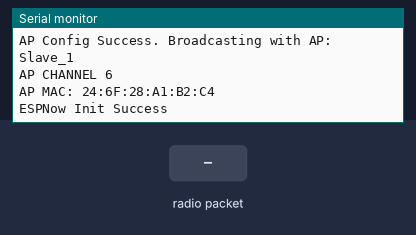
A sketch run on a simulated ESP32. Shown: the last lines printed to the serial monitor. The test bench sets the inputs (shaded band).

Above: at 1.2 s.
1.3 s: radio packet "set" arrives
At 2.5 s:
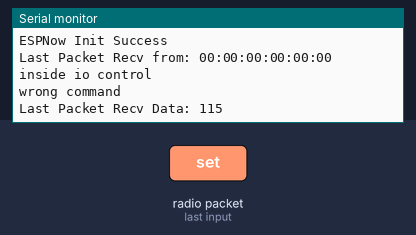
2.8 s: radio packet "1" arrives
At 3.8 s:
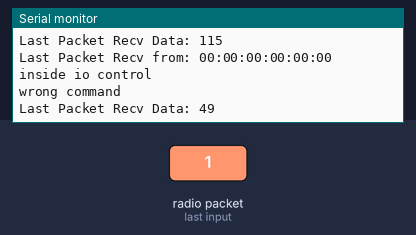

Measured:
- after the input at 1.3 s, the serial monitor: prints a new line at once (image 1)
- after the input at 2.8 s, the serial monitor: prints a new line at once (image 2)

The sketch:

custom_slave.ino
```cpp
/**
   ESPNOW - Basic communication - Slave
   Date: 26th September 2017
   Author: Arvind Ravulavaru <https://github.com/arvindr21>
   Purpose: ESPNow Communication between a Master ESP32 and a Slave ESP32
   Description: This sketch consists of the code for the Slave module.
   Resources: (A bit outdated)
   a. https://espressif.com/sites/default/files/documentation/esp-now_user_guide_en.pdf
   b. http://www.esploradores.com/practica-6-conexion-esp-now/

   << This Device Slave >>

   Flow: Master
   Step 1 : ESPNow Init on Master and set it in STA mode
   Step 2 : Start scanning for Slave ESP32 (we have added a prefix of `slave` to the SSID of slave for an easy setup)
   Step 3 : Once found, add Slave as peer
   Step 4 : Register for send callback
   Step 5 : Start Transmitting data from Master to Slave

   Flow: Slave
   Step 1 : ESPNow Init on Slave
   Step 2 : Update the SSID of Slave with a prefix of `slave`
   Step 3 : Set Slave in AP mode
   Step 4 : Register for receive callback and wait for data
   Step 5 : Once data arrives, print it in the serial monitor

   Note: Master and Slave have been defined to easily understand the setup.
         Based on the ESPNOW API, there is no concept of Master and Slave.
         Any devices can act as master or salve.
*/

#include <esp_now.h>
#include <WiFi.h>

#define CHANNEL 1

#define CONFIG_ESPNOW_ENABLE_LONG_RANGE 1

// Init ESP Now with fallback
void InitESPNow() {
  WiFi.disconnect();
  if (esp_now_init() == ESP_OK) {
    Serial.println("ESPNow Init Success");
  }
  else {
    Serial.println("ESPNow Init Failed");
    // Retry InitESPNow, add a counte and then restart?
    // InitESPNow();
    // or Simply Restart
    ESP.restart();
  }
}

// config AP SSID
void configDeviceAP() {
  const char *SSID = "Slave_1";
  bool result = WiFi.softAP(SSID, "Slave_1_Password", CHANNEL, 0);
  if (!result) {
    Serial.println("AP Config failed.");
  } else {
    Serial.println("AP Config Success. Broadcasting with AP: " + String(SSID));
    Serial.print("AP CHANNEL "); Serial.println(WiFi.channel());
  }
}

void setup() {
  Serial.begin(115200);
  Serial.println("ESPNow/Basic/Slave Example");
  //Set device in AP mode to begin with
  WiFi.mode(WIFI_AP);
  // configure device AP mode
  configDeviceAP();
  // This is the mac address of the Slave in AP Mode
  Serial.print("AP MAC: "); Serial.println(WiFi.softAPmacAddress());
  // Init ESPNow with a fallback logic
  InitESPNow();
  // Once ESPNow is successfully Init, we will register for recv CB to
  // get recv packer info.
  esp_now_register_recv_cb(OnDataRecv);
}

// callback when data is recv from Master
void OnDataRecv(const uint8_t *mac_addr, const uint8_t *data, int data_len) {
  char macStr[18];
  snprintf(macStr, sizeof(macStr), "%02x:%02x:%02x:%02x:%02x:%02x",
           mac_addr[0], mac_addr[1], mac_addr[2], mac_addr[3], mac_addr[4], mac_addr[5]);
  Serial.print("Last Packet Recv from: "); Serial.println(macStr);
  io_control((char *)data);
  Serial.print("Last Packet Recv Data: "); Serial.println(*data);
  Serial.println("");
}


void io_control(char *data) {
  Serial.println("inside io control");
  if (strcmp(data, "set") > 0) {
    Serial.println("got set");
    String inString = "";
    bool out_type = LOW;
    if (isDigit(data[3])) { inString += (char)data[3]; }
    if (isDigit(data[4])) {
      inString += (char)data[4];
      if (data[6] == '1') {
        out_type = HIGH;
        Serial.println("set high");
      }else {
        Serial.println("set low");
      }
    } else {
      if (data[5] == '1') {
        out_type = HIGH;
        Serial.println("set high");
      } else {
        Serial.println("set low");
      }
    }
    int a = inString.toInt();
    pinMode(a, OUTPUT);
    digitalWrite(a, out_type);
    Serial.println(a);

  } else {
    Serial.println("wrong command");
  }
}

void loop() {
  // Chill
}
```
